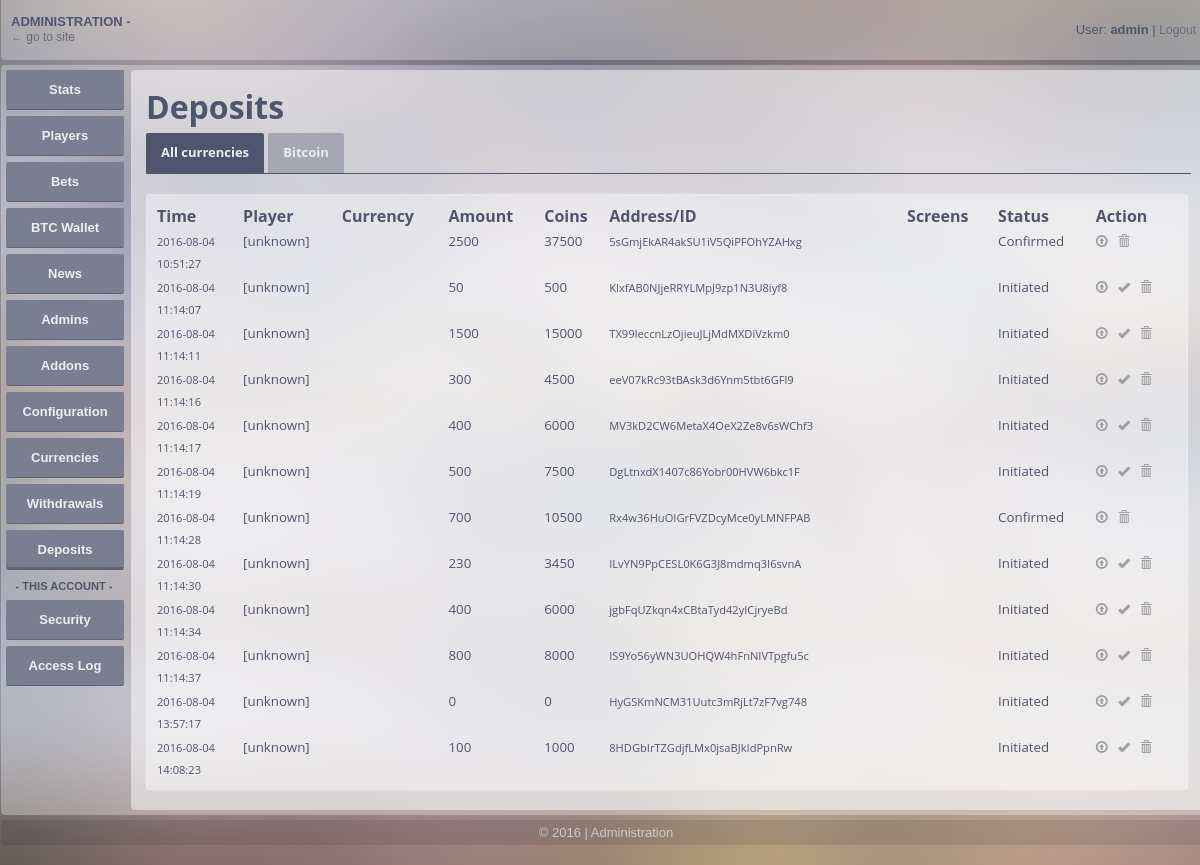
Screenshot of /admin/?p=deposits (signed in) with the database file from the repository.
### tables this page shows
CREATE TABLE `deposits` (
  `id` int(255) NOT NULL AUTO_INCREMENT,
  `player_id` int(255) NOT NULL,
  `address` text NOT NULL,
  `received` int(1) NOT NULL DEFAULT '0',
  `amount` double NOT NULL DEFAULT '0',
  `coins_amount` int(255) NOT NULL,
  `currency` text NOT NULL,
  `txid` text NOT NULL,
  `confirmed` int(11) NOT NULL,
  `time_generated` timestamp NOT NULL DEFAULT CURRENT_TIMESTAMP,
  `ip` text NOT NULL,
  PRIMARY KEY (`id`)
);

### inc/db_functions.php (called while the page is built, shortened)
<?php
function db_query($q) {
  include __DIR__.'/db-conf.php';
  $return = mysqli_query($db,$q);
  return $return;
}
function db_fetch_array($q) {
  return mysqli_fetch_array($q);
}
?>

### admin/pages/deposits.php (the view, shortened to what this page needs)
<?php
$query=db_query("SELECT * FROM `deposits` WHERE `received`=1 $where ORDER BY `time_generated`");
?>
<link rel="stylesheet" type="text/css" href="https://cdn.datatables.net/v/dt/dt-1.10.12/datatables.min.css"/>
<h1>Deposits</h1>
<div class="menu_ menu-horizontal">
    <ul>
        <li><a href="?p=deposits" class="<?php if (!isset($_GET['c']) || empty($_GET['c'])) echo 'active_'; ?>">All currencies</a></li>
        <li><a href="?p=deposits&c=btc" class="<?php if (isset($_GET['c']) && $_GET['c']=='btc') echo 'active_'; ?>">Bitcoin</a></li>
    </ul>
</div>
<div class="zprava" style="margin-top: 20px;">
    <table class="vypis_table" id="deposits_table">
        <thead>
        <tr class="vypis_table_head">
            <th>Time</th>
            <th>Player</th>
            <th>Currency</th>
            <th>Amount</th>
            <th>Coins</th>
            <th><?php if(isset($_GET['c']) && $_GET['c'] == 'btc') echo'Address'; elseif(!isset($_GET['c'])) echo 'Address/ID'; else echo 'Deposit ID'; ?></th>
            <th>Screens</th>
            <th>Status</th>
            <th>Action</th>
        </tr>
        </thead>
        <tbody>
        <?php
        while ($dp = db_fetch_array($query)) {
            $shots = '';
            if (db_num_rows(db_query("SELECT `username` FROM `players` WHERE `id`=$dp[player_id] LIMIT 1"))!=0)
                $player=db_fetch_array(db_query("SELECT `username` FROM `players` WHERE `id`=$dp[player_id] LIMIT 1"));
            else $player['username']='[unknown]';
                if($dp['currency'] == 'btc'){
                    $name = 'Bitcoin';
                    if($dp['confirmed'] == 1){
                        $status = 'Confirmed';
                        $actions = '<a title="Delete" href="#" onclick="dp_delete('.$dp['id'].');"><span class="glyphicon glyphicon-trash"></a>';
                    }
                    else $status = 'Waiting for confirmation';
                }
                else {
                    $currency = db_fetch_array(db_query("SELECT `currency` FROM `currencies` WHERE `id`='".$dp['currency']."' LIMIT 1"));
                    $name = $currency['currency'];
                    $actions = '<a style="margin-right: 10px" title="Upload screenshot" href="#" onclick="upload_screenshot('.$dp['id'].')"><span class="glyphicon glyphicon-upload"></a>';
                    if($dp['confirmed'] == 1) {
                        $status = 'Confirmed';
                        $actions .= '<a title="Delete" href="#" onclick="dp_delete('.$dp['id'].');"><span class="glyphicon glyphicon-trash"></a>';
                    }
                    else{
                        $status = 'Initiated';
                        $actions .= '<a style="margin-right: 10px" title="Confirm" href="#" onclick="dp_confirm('.$dp['id'].');"><span class="glyphicon glyphicon-ok"></a><a title="Delete" href="#" onclick="dp_delete('.$dp['id'].');"><span class="glyphicon glyphicon-trash"></a>';
                    }
                }
            echo '<tr class="vypis_table_obsah" id="row_'.$dp['id'].'">';
            echo '<td><small><small>'.str_replace(' ','<br>',$dp['time_generated']).'</small></small></td>';
            echo '<td><small>'.$player['username'].'</small></td>';
            echo '<td><small>'.$name.'</small></td>';
            echo '<td><small>'.$dp['amount'].'</small></td>';
            echo '<td><small>'.$dp['coins_amount'].'</small></td>';
            echo '<td><small><small>'.$dp['address'].'</small></small></td>';
            echo '<td class="shots">'.$shots.'</td>';
            echo '<td><small>'.$status.'</small></td>';
            echo '<td>'.$actions.'</td>';
            echo '</tr>';
        }
        ?>
        </tbody>
    </table>
</div>

### admin/layout.css (style rules this page uses)
* { margin: 0; padding: 0; }
body { width: 100%; background-image: url('imgs/bg.png'); background-size: cover; color: #4F556C; font-family: sans-serif; }
h1 { margin-bottom: 5px; }
a { color: #9f9ea3; text-decoration: none; font-size: 12px; }
.menu_ { width: 116px; }
.menu_ ul { margin: 0; }
.menu_ ul li { list-style: none outside none; padding-bottom: 6px }
.menu_ ul a { display: inline-block; text-align: center; width: 116px; height: 38px; line-height: 38px; font-weight: bold; color: #edeef2; -webkit-border-radius: 2px; -moz-border-radius: 2px; border-radius: 2px; background-color: #7A7E90; font-size: 13px; border: 1px solid #7A7E90; border-bottom: 1px solid #616372; }
.menu_ ul a.active_ { height: 36px; border-bottom: 3px solid #616372; }
.menu_.menu-horizontal { width: 100%; margin-bottom: 20px; }
.menu_.menu-horizontal ul { border-bottom: 1px solid #4F556C }
.menu_.menu-horizontal ul li { display: inline-block; padding-bottom: 0px; }
.menu_.menu-horizontal ul a { border: 0px; height: 40px; border-radius: 2px 2px 0px 0px; background: rgba(122,126,144,0.5); width: auto; padding: 0px 15px; }
.menu_.menu-horizontal ul a.active_ { background: #4F556C; }
table { width: 100%; }
table td { vertical-align: top; }
.zprava { background-color: rgba(255, 255, 255, 0.4); -webkit-border-radius: 4px; -moz-border-radius: 4px; border-radius: 4px; padding: 8px; width: 98%; border: 1px solid rgba(255, 255, 255, 0.2); margin-bottom: 5px; }

### rows the page displays
deposits: time_generated "2016-08-04 10:51:27", username "[unknown]", amount "2500", coins_amount "37500", address "5sGmjEkAR4akSU1iV5QiPFOhYZAHxg", confirmed "Confirmed"
deposits: time_generated "2016-08-04 11:14:07", username "[unknown]", amount "50", coins_amount "500", address "KlxfAB0NJjeRRYLMpJ9zp1N3U8iyf8", confirmed "Initiated"
deposits: time_generated "2016-08-04 11:14:11", username "[unknown]", amount "1500", coins_amount "15000", address "TX99IeccnLzOjieuJLjMdMXDiVzkm0", confirmed "Initiated"
deposits: time_generated "2016-08-04 11:14:16", username "[unknown]", amount "300", coins_amount "4500", address "eeV07kRc93tBAsk3d6Ynm5tbt6GFl9", confirmed "Initiated"
deposits: time_generated "2016-08-04 11:14:17", username "[unknown]", amount "400", coins_amount "6000", address "MV3kD2CW6MetaX4OeX2Ze8v6sWChf3", confirmed "Initiated"
deposits: time_generated "2016-08-04 11:14:19", username "[unknown]", amount "500", coins_amount "7500", address "DgLtnxdX1407c86Yobr00HVW6bkc1F", confirmed "Initiated"
deposits: time_generated "2016-08-04 11:14:28", username "[unknown]", amount "700", coins_amount "10500", address "Rx4w36HuOIGrFVZDcyMce0yLMNFPAB", confirmed "Confirmed"
deposits: time_generated "2016-08-04 11:14:30", username "[unknown]", amount "230", coins_amount "3450", address "ILvYN9PpCESL0K6G3J8mdmq3I6svnA", confirmed "Initiated"
deposits: time_generated "2016-08-04 11:14:34", username "[unknown]", amount "400", coins_amount "6000", address "jgbFqUZkqn4xCBtaTyd42yICjryeBd", confirmed "Initiated"
deposits: time_generated "2016-08-04 11:14:37", username "[unknown]", amount "800", coins_amount "8000", address "IS9Yo56yWN3UOHQW4hFnNIVTpgfu5c", confirmed "Initiated"
deposits: time_generated "2016-08-04 13:57:17", username "[unknown]", amount "0", coins_amount "0", address "HyGSKmNCM31Uutc3mRjLt7zF7vg748", confirmed "Initiated"
deposits: time_generated "2016-08-04 14:08:23", username "[unknown]", amount "100", coins_amount "1000", address "8HDGbIrTZGdjfLMx0jsaBJkIdPpnRw", confirmed "Initiated"

### other values shown
$_SESSION['username'] "admin"
